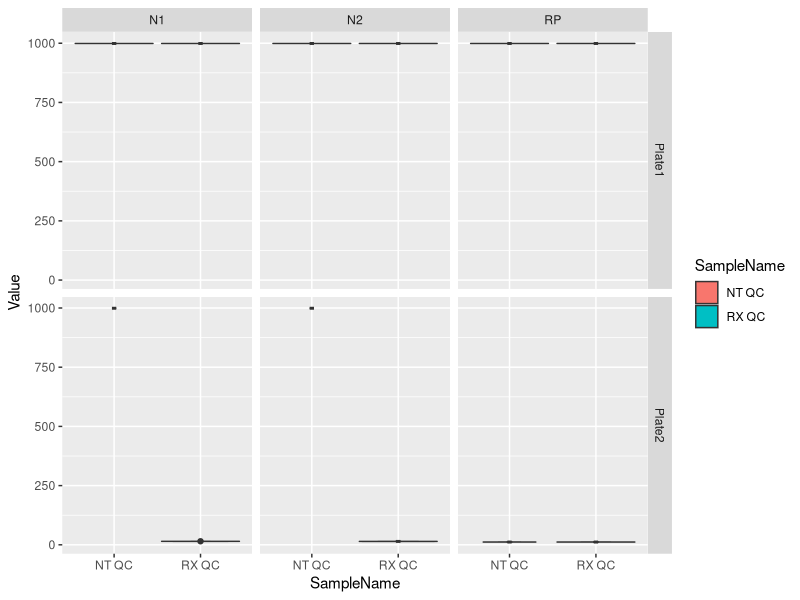
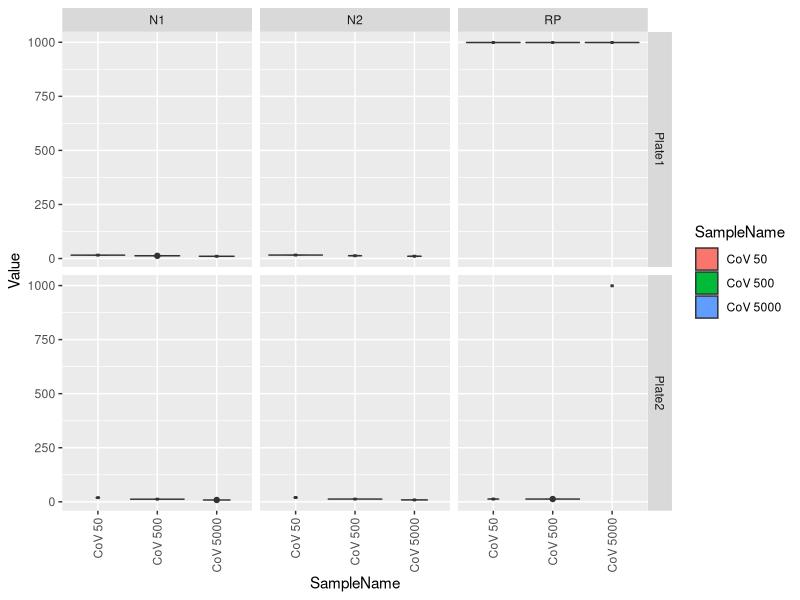
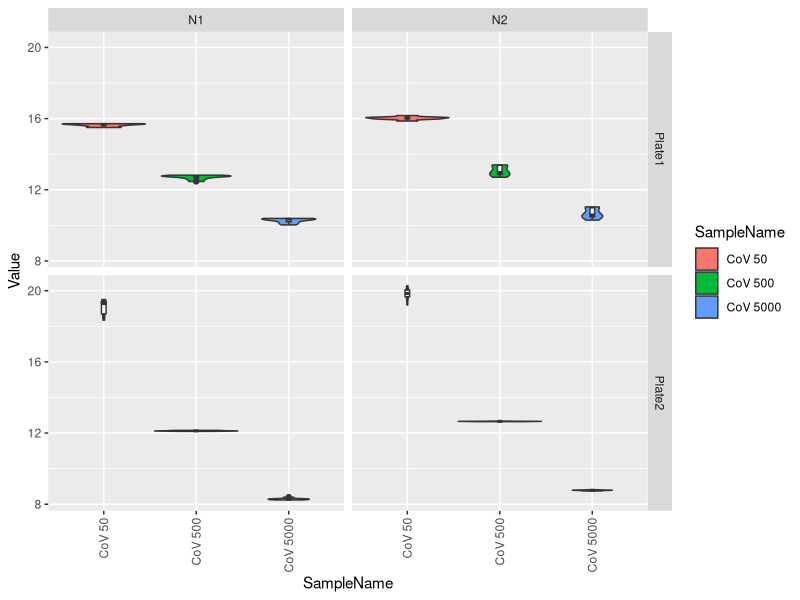

Reproduce these figures in R, in order. (Note: this script raises an error after producing the figures.)
## ---- chunk 1
#install.packages("tidyverse")
#install.packages("ggpubr")
library(tidyverse)
library(ggplot2)
library(ggpubr)

# remove all legacy variables in the project environment
rm(list = ls())
## ---- chunk 2
# Import massaged Fluidigm data file
fluid.all = read.csv("data/Fluidigm_1691207281.csv", stringsAsFactors = TRUE)
head(fluid.all)
## ---- chunk 3
# ============================================================================ #
# negative controls ("RX QC" and "NT QC")
neg.ctls = fluid.all %>% filter(SampleName %in% c("RX QC", "NT QC")) %>% 
  select(ID,SampleName,AssayName,Value,Call,Plate) %>% 
  arrange(Plate,ID)

# ============================================================================ #
# standards ("CoV 50", "CoV 500", "CoV 5000")
std.ctls = fluid.all %>% filter(!rConc == 1) %>%  # shortcut
  select(ID,SampleName,rConc,AssayName,Value,Call,Plate) %>% 
  arrange(Plate,ID)

## ---- chunk 4
# take a look at the data ...
# View(neg.ctls)

# the Value for all of the negative controls should be 999
ggplot(neg.ctls, aes(x=SampleName, y=Value, fill=SampleName)) + 
  geom_violin() +
  geom_boxplot(width=0.05, fill="white") +
  facet_grid(Plate ~ AssayName)
## ---- chunk 5
# take a look at the data ...
# View(std.ctls)

# the Value for all of the positive controls for the N gene should be some number below 100 and for RP should be 999
ggplot(std.ctls, aes(x=SampleName, y=Value, fill=SampleName)) + 
  geom_violin() +
  geom_boxplot(width=0.05, fill="white") +
  facet_grid(Plate ~ AssayName) +
  theme(axis.text.x = element_text(angle = 90, vjust = 0.5, hjust=1))

# look more closely at just the N1 and N2 results
n1n2.std.ctls = std.ctls[std.ctls$AssayName != "RP",]

ggplot(n1n2.std.ctls, aes(x=SampleName, y=Value, fill=SampleName)) + 
  geom_violin() +
  geom_boxplot(width=0.05, fill="white") +
  facet_grid(Plate ~ AssayName) +
  theme(axis.text.x = element_text(angle = 90, vjust = 0.5, hjust=1))
## ---- chunk 6
# ============================================================================ #
# samples

# subset fluid.all
samples = fluid.all %>% 
  filter(! SampleName %in% c("RX QC", "NT QC", "Cov 50", "CoV 500", "CoV 500"))  %>% 
  select(ID,SampleName,rConc,AssayName,Value,Call,Plate) %>% 
  arrange(Plate,ID)

# Import PHD results
phd.calls = read.csv("data/PHD_results.csv", stringsAsFactors = FALSE)

# Add a column to the Fluidigm file containing the PHD results
# use the inner_join() function to do this
samples = inner_join(samples, phd.calls, by.x = c("SampleName"), by.y = c("Sample_barcode"), row.names = FALSE)

# clean up
rm(phd.calls)
## ---- chunk 7
# Add a column to sample for NYUAD classes and rename Class to PHD_Class
samples = samples %>%  rename(PHD_Class = Class) %>% mutate(NYUAD_Class = NA)

## ---- chunk 8
# subset N1 and N2 assays from standard control set
std.ctls.n1.n2 = std.ctls %>% filter(AssayName %in% c("N1","N2"))

# side-by-side graphs for N1 and N2 on Plate 1 and Plate 2
ggplot(std.ctls.n1.n2, aes(x=log10(rConc), y=Value, color=AssayName)) +
  geom_point() +
  geom_smooth(method="lm") +
  ggtitle("SARS-CoV-2 dilution series by plate (N1 & N2 probe sets)") +
  xlab("log10(viral copies/ul)") + ylab("Ct") +
  facet_wrap(~Plate)

## NOTE: If you want to show the original concentrations instead of the
  # log10 concentrations on the graph, you can use this function inside
  # the ggplot command
#  scale_x_continuous(label = function(x){return(round(10^x,1))})

# with original concentrations
ggplot(std.ctls.n1.n2, aes(x=log10(rConc), y=Value, color=AssayName)) +
  geom_point() +
  geom_smooth(method="lm") +
  ggtitle("SARS-CoV-2 dilution series by plate (N1 & N2 probe sets)") +
  scale_x_continuous(label = function(x){return(round(10^x,1))}) +
  xlab("Viral copies/ul") + ylab("Ct") +
  facet_wrap(~Plate)
## ---- chunk 9
# lm for standards with Plate interaction term
# you may do this for N1, N2, or both combined
summary(lm(Value ~ log10(rConc) * Plate, data = filter(std.ctls, AssayName == "N1")))
summary(lm(Value ~ log10(rConc) * Plate, data = filter(std.ctls, AssayName == "N2")))
summary(lm(Value ~ log10(rConc) * Plate, data = std.ctls.n1.n2))
## ---- chunk 10
# make 4 separate linear models for N1 and N2 on Plate 1 or Plate 2
lm.n1.p1 = lm(Value ~ log10(rConc), data = filter(std.ctls, Plate == "Plate1" & AssayName == "N1"))
lm.n2.p1 = lm(Value ~ log10(rConc), data = filter(std.ctls, Plate == "Plate1" & AssayName == "N2"))
lm.n1.p2 = lm(Value ~ log10(rConc), data = filter(std.ctls, Plate == "Plate2" & AssayName == "N1"))
lm.n2.p2 = lm(Value ~ log10(rConc), data = filter(std.ctls, Plate == "Plate2" & AssayName == "N2"))

# look at the summaries of the models
summary(lm.n1.p1)
summary(lm.n2.p1)
summary(lm.n1.p2)
summary(lm.n2.p2)

# Look at the slope/efficiency and R^2
# Here is an outline for a data frame containing these data, if you want to use it
# (but you don't have to)
std.ctl.qc = data.frame(Model = c("N1-P1","N2-P1","N1-P2","N2-P2"),
                        Rsquared = c(summary(lm.n1.p1)$r.squared,
                                     summary(lm.n2.p1)$r.squared,
                                     summary(lm.n1.p2)$r.squared,
                                     summary(lm.n2.p2)$r.squared),
                        Slope = c(summary(lm.n1.p1)$coef[2], 
                                  summary(lm.n2.p1)$coef[2],
                                  summary(lm.n1.p2)$coef[2],
                                  summary(lm.n2.p2)$coef[2]),
                        Eff = c(10^{-1/summary(lm.n1.p1)$coef[2]} - 1,
                                10^{-1/summary(lm.n2.p1)$coef[2]} - 1,
                                10^{-1/summary(lm.n1.p2)$coef[2]} - 1,
                                10^{-1/summary(lm.n2.p2)$coef[2]} - 1))
std.ctl.qc
## ---- chunk 11
# distribution of Ct values for RP genes in clinical samples
ggplot(filter(samples, AssayName == "RP"), 
       aes(x=PHD_Class, y=Value, fill=PHD_Class)) + 
  geom_violin() +
  geom_boxplot(width=0.05, fill="white") +
  facet_wrap(~as.factor(Plate), nrow=1) +
  scale_fill_manual(values=c("#00BFC4","#F8766D")) +
  labs(title="Clincal samples: Amplification of host RP gene",
       x="Sample Group", 
       y = "Ct for human RP gene")
## ---- chunk 12
# ============================================================================ #
# subset valid samples
valid.sample.ids = samples %>%  
  group_by(SampleName) %>% 
  filter(AssayName == "RP" & Call == "Pass") %>% 
  summarize( TotalPass = sum(Value < 16) ) %>% 
  filter(TotalPass > 3)

valid.samples = merge(samples, valid.sample.ids, by = "SampleName") %>% 
  arrange(ID) %>% select(-TotalPass)

# ============================================================================ #
# number of valid samples
nrow(valid.sample.ids)

# ============================================================================ #
# Flag inconclusive samples
samples$NYUAD_Class[ ! samples$SampleName %in% valid.samples$SampleName ] = "Inconclusive"
## ---- chunk 13
# get just the RP gene assays
samples.rp = filter(valid.samples, AssayName == "RP")

# violin plot of RP Ct values in filtered data

# all samples
ggplot(filter(valid.samples, AssayName == "RP"), 
       aes(x=AssayName, y=Value, fill=AssayName)) + 
  geom_violin() +
  geom_boxplot(width=0.05, fill="white") +
  facet_wrap(~as.factor(Plate), nrow=1) +
  scale_fill_manual(values=c("#00BFC4","#F8766D")) +
  labs(title="Clincal samples: Amplification of host RP gene",
       x="Probe set", 
       y = "Ct for human RP gene")

# by PHD diagnosis
ggplot(samples.rp, aes(x=PHD_Class, y=Value, fill=PHD_Class)) + 
  geom_violin() +
  geom_boxplot(width=0.05, fill="white") +
  facet_wrap(~as.factor(Plate), nrow=1) +
  scale_fill_manual(values=c("#00BFC4","#F8766D")) +
  labs(title="Clincal samples: Amplification of host RP gene",
       x="Sample Group", 
       y = "Ct for human RP gene")

## ---- chunk 14
## QQ plots

# Plate 1
rp.p1 = samples.rp %>% filter(Plate == "Plate1") %>% select(Value)
qqnorm(rp.p1$Value)
qqline(rp.p1$Value)

# Plate 2
rp.p2 = samples.rp %>% filter(Plate == "Plate2") %>% select(Value)
qqnorm(rp.p2$Value)
qqline(rp.p2$Value)

## Test for normality
shapiro.test(rp.p1$Value)
shapiro.test(rp.p2$Value)

## Test for difference in sample distributions
#t.test(rp.p1$Value,rp.p2$Value) # not valid since data don't look normal

# tests for non-normal distributions
ks.test(rp.p1$Value,rp.p2$Value)
wilcox.test(rp.p1$Value,rp.p2$Value)

## ---- chunk 15
# ============================================================================ #
# "positive" samples at NYUAD
nyuad.pos.sample.ids = valid.samples %>%  
  group_by(SampleName) %>% 
  filter(Call == "Pass" & Value < 999 &
           AssayName %in% c("N1","N2")) %>% 
  summarize( TotalPass = sum(Value < 999) ) %>% 
  filter(TotalPass > 3)

nyuad.pos.samples = merge(valid.samples, nyuad.pos.sample.ids, by = "SampleName") %>% 
  filter(Call == "Pass" & Value < 999 & AssayName %in% c("N1","N2")) %>%
  select(ID,SampleName,PHD_Class,AssayName,Value,Plate) %>% 
  arrange(Plate, ID, AssayName)

# ============================================================================ #
nrow(nyuad.pos.sample.ids)

# ============================================================================ #
# Add NYUAD_Class labels to sample table
samples$NYUAD_Class[ samples$SampleName %in% nyuad.pos.samples$SampleName ] = "Positive"
samples$NYUAD_Class[which(is.na(samples$NYUAD_Class))] = "Negative"
## ---- chunk 16
# violin plot of N1 and N2 Ct distributions in cleaned data

# by assay
ggplot(nyuad.pos.samples, aes(x=AssayName, y=Value, fill=AssayName)) + 
  geom_violin() +
  geom_boxplot(width=0.05, fill="white") +
  facet_wrap(~as.factor(Plate), nrow=1) +
  scale_fill_manual(values=c("#00BFC4","#F8766D")) +
  labs(title="Clincal samples: Amplification of N1 and N2 genes",
       x="Assay (Probe Set)", 
       y = "Ct")

# by negative and positive classes
p.violin.plate.by.assay = function (df, p.title, x.label, y.label) {
  ggplot(df, aes(x=PHD_Class, y=Value, fill=PHD_Class)) + 
    geom_violin() +
    geom_boxplot(width=0.05, fill="white") +
    facet_grid(Plate ~ AssayName) +
    labs(title = p.title,
         x = x.label, 
         y = y.label)
}

p.violin.plate.by.assay(nyuad.pos.samples,
                        p.title="Valid clinical samples (virus detected at NYUAD)",
                        x.label = "Sample Group",
                        y.label = "Ct" )

## ---- chunk 17
# sample variation (all clinical samples with Ct < 999)
sample.var = samples %>% filter(AssayName %in% c("N1","N2") & Value < 999) %>% 
  group_by(SampleName,AssayName,PHD_Class,Plate) %>%
  summarise(Ct.mean = mean(Value), Ct.sd = sd(Value), n = length(Value)) 

# sample variation (all "NYUAD Positive" samples)
nyuad.var = nyuad.pos.samples %>%
  group_by(SampleName,AssayName,PHD_Class,Plate) %>%
  summarise(Ct.mean = mean(Value), Ct.sd = sd(Value), n = length(Value))
## ---- chunk 18
## Add SEM(Ct) column to each dataset
sample.var = sample.var %>% mutate(Ct.se = Ct.sd/sqrt(n))
nyuad.var = nyuad.var %>% mutate(Ct.se = Ct.sd/sqrt(n))

## Plot variation as SEM(Ct) vs. sample index

# All samples with N1/N2 detected
p1 = ggplot(data=sample.var, aes(x=seq(SampleName), y=Ct.se)) +
  geom_point() +
  geom_hline(yintercept=0.5, linetype="dashed", color = "red") +
  xlab("Sample") + ylab("SEM(Ct)") +
  ggtitle("Variation among replicates (all samples)")

# Cleaned data
p2 = ggplot(data=nyuad.var, aes(x=seq(Ct.se), y=Ct.se)) +
  geom_point() +
  geom_hline(yintercept=0.5, linetype="dashed", color = "red") +
  xlab("Sample") + ylab("SEM(Ct)") +
  ggtitle("Variation among replicates (cleaned samples)")

ggarrange(p1,p2,nrow=2)
## ---- chunk 19
# get summary table of classifications for each sample (one row per sample)
sample.classes = samples %>% group_by(SampleName, PHD_Class, NYUAD_Class) %>% summarise

# make a contingency table
with(sample.classes, table(PHD_Class, NYUAD_Class, dnn = c("PHD","NYUAD")))
## ---- chunk 20
# linear model for rConc based on combined N1 and N2 Ct from "good" plate
std.ctls.n1n2.p1 = std.ctls.n1.n2 %>% filter(Plate == "Plate1")
lm.std.rConc = lm(log10(rConc) ~ Value, std.ctls.n1n2.p1)
## ---- chunk 21
## ggplot of linear model for Ct vs. conc, with regression line and CI bands

# ============================================================================ #
## KCG METHOD 1 -- just plot the data for Plate 1 with geom_smooth

# simple plot
ggplot(std.ctls.n1n2.p1, aes(x=log10(rConc), y=Value)) +
  geom_point(aes(color=AssayName)) +
  geom_smooth(method="lm", color="black", size=0.5) +
  ggtitle("SARS-CoV-2 dilution series (Plate 1, N1 & N2 probe sets)") +
  xlab("log10(viral copies/ul)") + ylab("Ct")

# with original concentrations
ggplot(std.ctls.n1n2.p1, aes(x=log10(rConc), y=Value)) +
  geom_point(aes(color=AssayName)) +
  geom_smooth(method="lm", color="black", size=0.5) +
  ggtitle("SARS-CoV-2 dilution series (Plate 1, N1 & N2 probe sets)") +
  scale_x_continuous(label = function(x){return(round(10^x,1))}) +
  xlab("Viral copies/ul") + ylab("Ct")

# ============================================================================ #
## KCG METHOD 2 -- use the model to make predictions on the control data, using
#  "confidence", then predict the CI for the individual points and plot them

# use lm for prediction on controls to get CIs for them
pred.std.rConc = predict(lm.std.rConc, std.ctls.n1n2.p1, interval = "confidence")
df.pred.std.rConc = data.frame(pred.std.rConc)

# add to a df
fit.pred.std.rConc = std.ctls.n1n2.p1 %>% 
  mutate(fit1 = df.pred.std.rConc[,"fit"],
         lwr1 = df.pred.std.rConc[,"lwr"],
         upr1 = df.pred.std.rConc[,"upr"])

# base plot
p0 = std.ctls.n1n2.p1 %>% 
  ggplot(aes(x=log10(rConc), y=Value, color=AssayName)) + 
  geom_point() 
  
# plot regression lines
p.fit = p0 + geom_line(data = fit.pred.std.rConc, 
                  mapping = aes(x = fit1, y = Value), 
                  col = "darkgray", size = .5)

# add CI's
p.fit = p.fit + geom_ribbon(data = fit.pred.std.rConc, 
                    mapping = aes(y = Value, xmin = lwr1, xmax = upr1),
                    fill = "gray", alpha = 0.5, inherit.aes = FALSE)

p.fit + ggtitle("SARS-CoV-2 dilution series (Plate 1, N1 & N2 probe sets)")
## ---- chunk 22
# combine sample measurements for N1 and N2 for each sample to a grand mean
# - you want to end up with one row per sample
# - you can use `goup_by()` and `summarise()` to do this
nyuad.pos.sample.means = nyuad.pos.samples %>% 
  group_by(SampleName, PHD_Class, Plate) %>% 
  summarize(Value = mean(Value))

# use lm for prediction on controls to get CIs for them
pred.sample.rConc = data.frame(predict.lm(lm.std.rConc, 
                                          newdata = nyuad.pos.sample.means, 
                                          interval = "predict"))

# take a look at the result
head(pred.sample.rConc)

# make a data frame adding 3 columns to the sample means with fit, lwr, and upr
df.pred.sample.rConc = cbind(nyuad.pos.sample.means,
                             conc.fit = pred.sample.rConc$fit,
                             conc.lwr = pred.sample.rConc$lwr, 
                             conc.upr = pred.sample.rConc$upr)

## ---- chunk 23
# ============================================================================ #
# base plot: data points for N1/N2 standards from Plate 1
p0 = ggplot(std.ctls.n1n2.p1, aes(x=log10(rConc), y=Value, 
                                  color=AssayName)) +  # map color to assay names
  geom_point() +
  scale_color_manual(values=c("gray70","gray50",       # for N1/N2 controls
                              "#F8766D","#00BFC4")) +  # for Neg/Pos classes
  facet_wrap(~Plate)  # wrap by Plate
  
# add standard controls regression line
# p.fit = p0 + geom_line(data = fit.pred.std.rConc, 
#                        mapping = aes(x = fit1, y = Value), 
#                        col = "black", size = .5)
p.fit = p0 +
  geom_smooth(method="lm", color="black", size=0.4, se = FALSE)

# add data points for sample predictions
# (points are the fitted values, map color to PHD classification)
p.fit = p.fit +
    geom_point(data = df.pred.sample.rConc, # the data frame containing predicted values
             mapping = aes(x = conc.fit, y = Value, color = PHD_Class), size=0.5)

# add PI for predictions
# (min and max are the lower and upper PI bounds)
p.fit = p.fit +
  geom_ribbon(data = df.pred.sample.rConc, # the data frame containing predicted values
              mapping = aes(y = Value, xmin = conc.lwr, xmax = conc.upr),
              fill = "gray", alpha = 0.5, inherit.aes = FALSE)

# convert back to copies / ul and add some labels
p.fit = p.fit +
  scale_x_continuous(label = function(x){return(round(10^x,1))}) +
  xlab("Viral copies/ul") + ylab("Ct") +
  ggtitle("Viral load in clinical samples (with prediction intervals)")

p.fit

## ---- chunk 24
# back-calculate actual viral loads and add as a new column
df.pred.sample.rConc = df.pred.sample.rConc %>% 
  mutate(Copies_per_ul = signif(10^conc.fit,2))

# make a file for the final data report
data.report = left_join(sample.classes, 
                        select(df.pred.sample.rConc,SampleName,Copies_per_ul))

# export data file -- set `row.names = FALSE`
#write.csv(data.report, "data/PHD_samples.viral_load.YOURNAMEHERE.csv",
#          row.names = FALSE)
